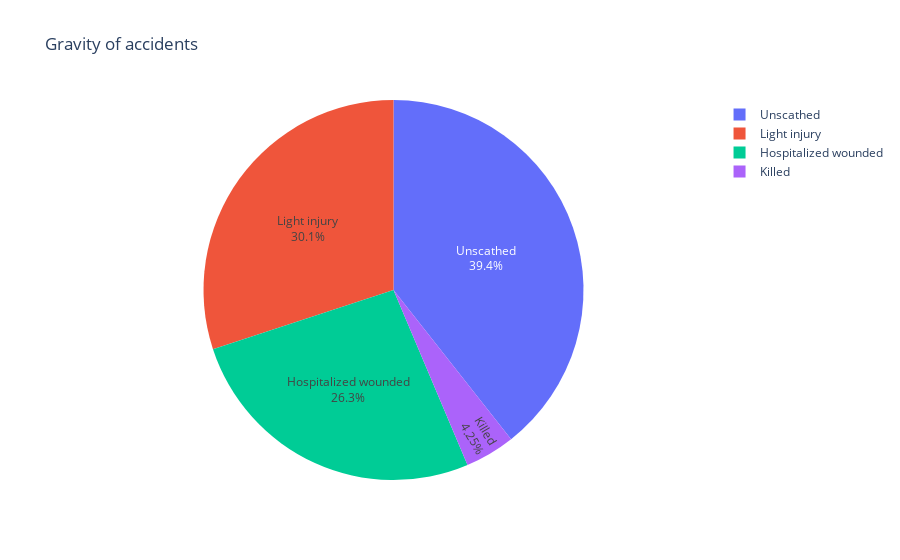

This figure's notebook cell:
### Markdown cell above
# Gravité d'un accident
Dans la majorité des cas (39.4%), lorsqu'un accident se produit les personnes concernées s'en sorte indemnes. De façon presque égales (30.1%) les personnes subissent de légères séqueles physiques mais ne sont pas hospitalisées. Tout de même, plus d'un quart des personnes sont hospitalisées et un peu moins de 5% décèdent.

### Code cell
pie(users, "grav", "Gravity of accidents")

### Figure 1 — Plotly figure (JSON) as saved in the notebook; plotly's stock layout.template omitted (floating-point values rounded to 4 significant figures)
{"data": [{"domain": {"x": [0, 1], "y": [0, 1]}, "hovertemplate": "index=%{label}<br>value=%{value}<extra></extra>", "labels": ["Unscathed", "Light injury", "Hospitalized wounded", "Killed"], "legendgroup": "", "name": "", "showlegend": true, "textinfo": "percent+label", "textposition": "inside", "type": "pie", "values": [0.3938, 0.3005, 0.2632, 0.04252]}], "layout": {"legend": {"tracegroupgap": 0}, "title": {"text": "Gravity of accidents"}}}
